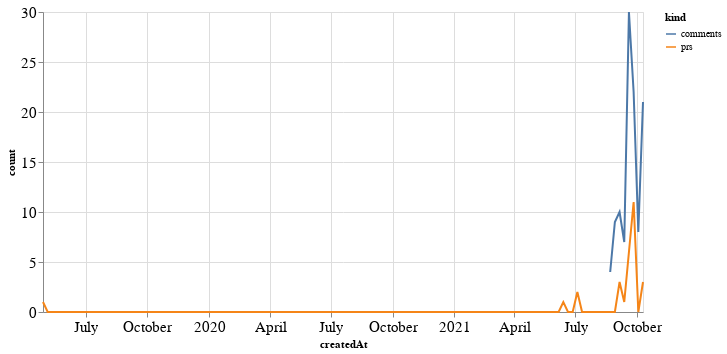

Notebook code cell kept with this figure:
### Code cell
alt.Chart(total_time, width=600).mark_line().encode(
    x='createdAt',
    y='count',
    color='kind'
)

### Figure 1 — Vega-Lite specification as saved in the notebook (floating-point values rounded to 4 significant figures; data arrays with more than 128 entries replaced by an {"elided": "..."} marker saying what was removed)
{"config": {"axisLeft": {"labelFontSize": 15}, "axisBottom": {"labelFontSize": 15}}, "data": {"name": "data-177e40076b0f184eb9198606028c34a0"}, "mark": "line", "encoding": {"color": {"type": "nominal", "field": "kind"}, "x": {"type": "temporal", "field": "createdAt"}, "y": {"type": "quantitative", "field": "count"}}, "width": 600, "$schema": "https://vega.github.io/schema/vega-lite/v4.8.1.json", "datasets": {"data-177e40076b0f184eb9198606028c34a0": {"elided": "258 records"}}}
